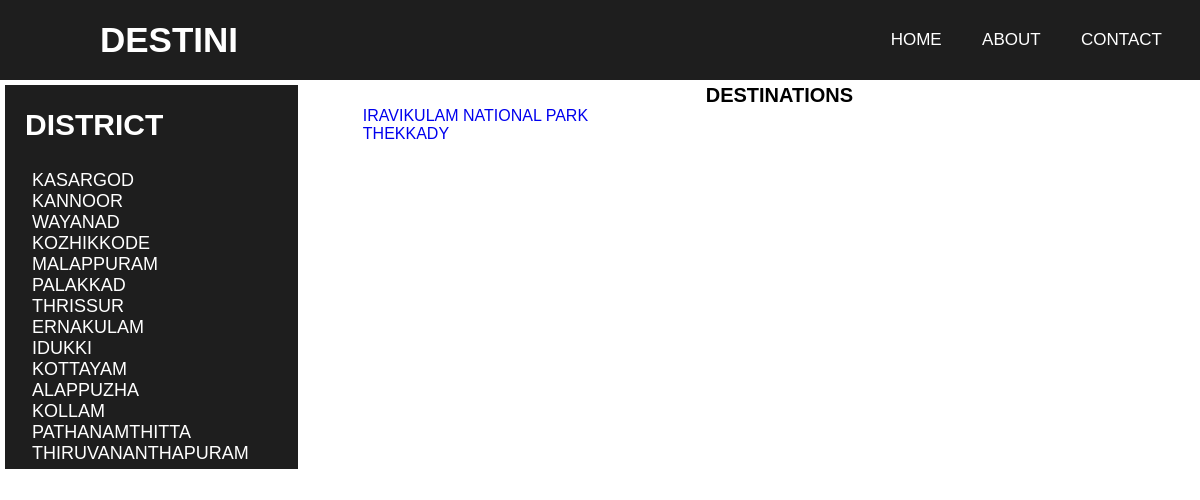
The app's page /destinations/IDUKKI/ with its own data.
### destination/models.py (models this page shows, shortened)
class districts(models.Model):
    name = models.CharField(max_length=25)
    class Meta:
        verbose_name = 'District'
        verbose_name_plural = 'Districts'

class destination(models.Model):
    name = models.CharField(max_length=50, unique=True, verbose_name="Name")
    district = models.ForeignKey('districts', on_delete=models.CASCADE)
    place = models.CharField(max_length=50, verbose_name="Place")
    route_road = models.CharField(max_length=100, verbose_name="By road")
    route_air = models.CharField(max_length=100, verbose_name="By air")
    route_rail = models.CharField(max_length=100, verbose_name="By rail")
    best_time = models.TextField(verbose_name="Best time for visit")
    Things_to_do = models.TextField(verbose_name="Things to do")
    type = models.CharField(max_length=200, verbose_name="Type")
    image = models.ImageField(upload_to='pics', verbose_name="Picture")
    class Meta:
        verbose_name = 'Destination'
        verbose_name_plural = 'Destinations'

### destination/views.py (the view)
# urls.py: path('destinations/<str:district>/', destinations),
def destinations(request, district):
    dist_id = districts.objects.get(name=district)
    dist = districts.objects.all()
    dest = destination.objects.filter(district=dist_id)
    return render(request, 'destinations.html', {'dists': dist, 'dests': dest})

### destination/templates/destinations.html (shortened to what this page needs)
<!DOCTYPE html>
<html lang="en" dir="ltr">
<head>
    {% load static %}
    <link rel="stylesheet" href="{% static 'style.css' %}" >
</head>
<body>
  <nav class="menu-bar">
    <div>
       <label class="logo">DESTINI</label>
       <ul class="lists">
         <li class="list"><a class="link active" href="/">Home</a></li>
         <li class="list"><a class="link active" href="/about/">About</a></li>
         <li class="list"><a class="link active" href="/contact/">Contact</a></li>
       </ul>
    </div>
  </nav>
  <div class="page-area">
   <nav class="side-bar">
    <div>
      <label class="side-logo">DISTRICT</label>
      <ul class="side-lists">
        {% for dist in dists %}
           <li class="side-list"><a class="side-link side-active" href="/destinations/{{ dist.name }}/">{{ dist.name }}</a></li>
        {% endfor %}
      </ul>
    </div>
   </nav>
   <div class="heading">
    <label class="para-heading">DESTINATIONS</label>
    <div class="details">
      {% for dest in dests %}
          <a href="/destination/{{ dest.name }}">{{ dest.name }}</a><br>
      {% endfor %}
    </div>
  </div>
 </div>
</body>
</html>

### destination/static/style.css (style rules this page uses)
* { padding: 0; margin: 0; text-decoration: none; list-style: none; box-sizing: border-box; }
body { font-family: sans-serif; }
.menu-bar { background: #1e1e1e; height: 80px; width:100%; }
.logo { color: white; font-size: 35px; line-height: 80px; padding: 0 100px; font-weight: bold; }
.lists { float: right; margin-right: 20px }
.list { display: inline-block; line-height: 80px; margin: 0 5px; }
.link { color: white; font-size: 17px; text-transform: uppercase; padding: 7px 13px; border-radius: 3px; }
.side-bar { display: inline-block; border-style: solid; border-color: white; background: #1e1e1e; height: 100%; width: 25%; }
.side-logo { color: white; font-size: 30px; line-height: 80px; padding: 20px; text-align: center; font-weight: bold; }
.side-lists { padding: 5px 20px; }
.side-list { display: list-item; margin: 0 5px; }
.side-link { color: white; font-size: 18px; text-transform: uppercase; padding: 2px 2px; border-radius: 3px; }
.page-area { height: 100%; width: 100%; display: inline-block; padding: 2px; }
.heading { height: 100%; width:70%; float: right; text-align: center; padding: 2px; }
.para-heading { color: black; text-align: center; font-weight: bolder; font-size: 20px; margin-bottom: 20px; }
.details { text-align: left; text-decoration: none; }

### records on screen
districts: name "KASARGOD"
districts: name "KANNOOR"
districts: name "WAYANAD"
districts: name "KOZHIKKODE"
districts: name "MALAPPURAM"
districts: name "PALAKKAD"
districts: name "THRISSUR"
districts: name "ERNAKULAM"
districts: name "IDUKKI"
districts: name "KOTTAYAM"
districts: name "ALAPPUZHA"
districts: name "KOLLAM"
districts: name "PATHANAMTHITTA"
districts: name "THIRUVANANTHAPURAM"
destination: name "IRAVIKULAM NATIONAL PARK"
destination: name "THEKKADY"
